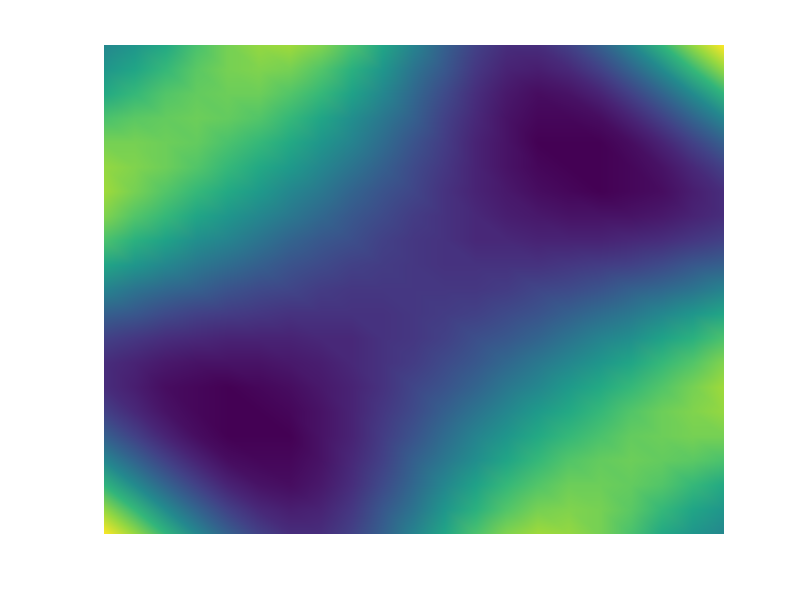

Reproduce this figure in MATLAB.
% pcolor
% z = x^2 + y^2 - 5sin(xy)
% |x| <= 2, |y| <= 2

r = -2:.2:2 ; 
[X,Y] = meshgrid(r,r) ;
Z = X.^2 - 5*sin(X.*Y) + Y.^2 ;
pcolor(Z) , axis('off')
shading interp
